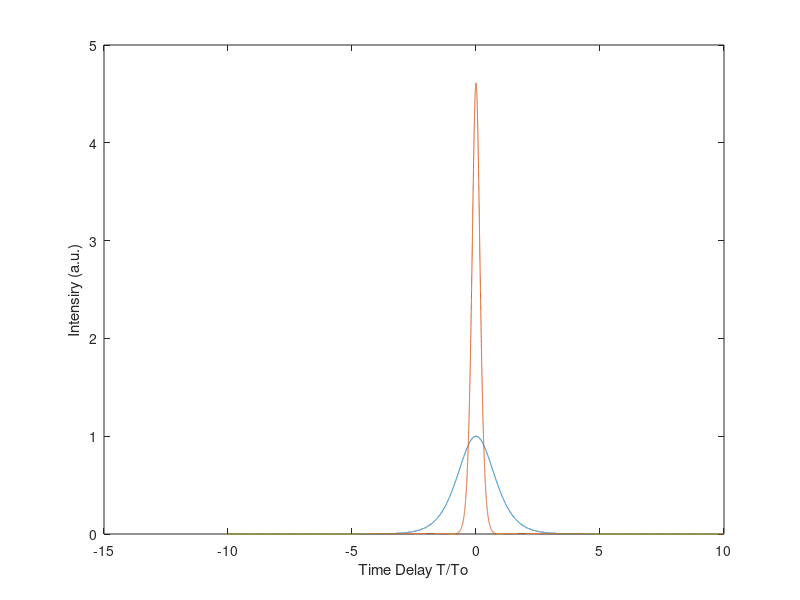
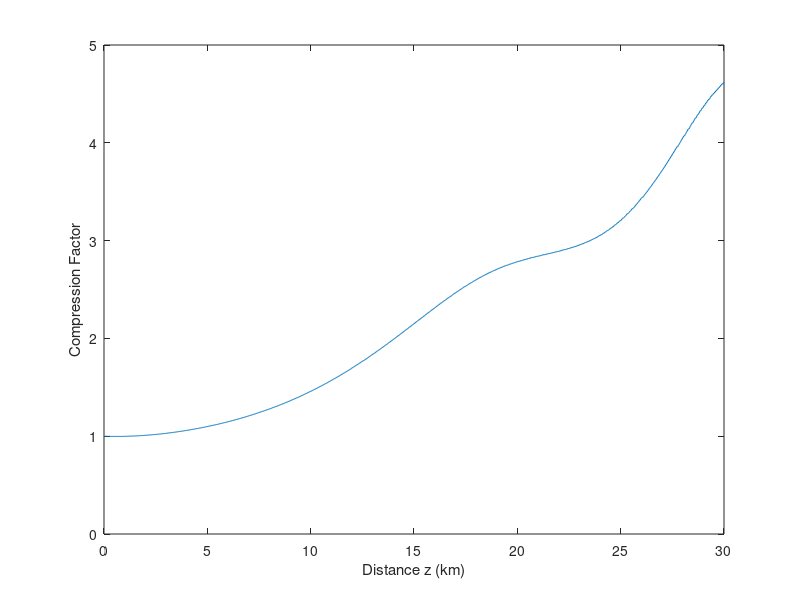
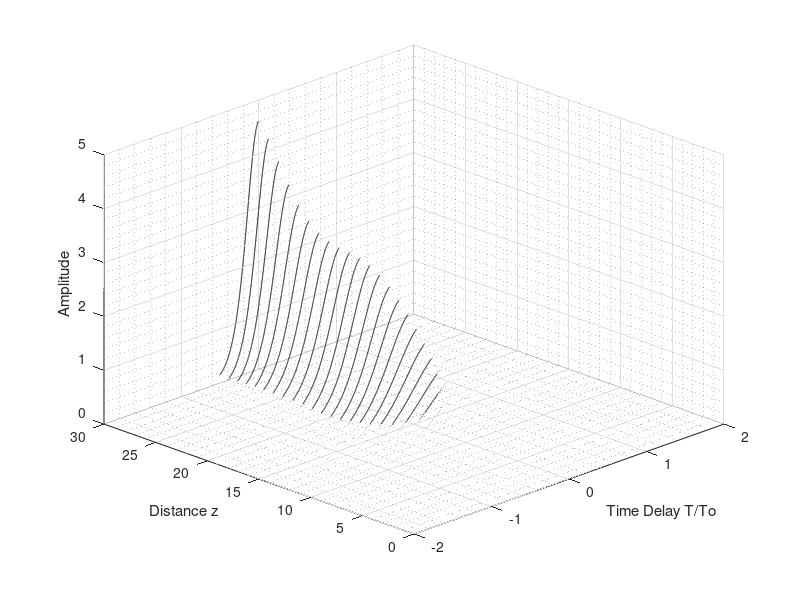

The MATLAB script that drew these images, in order:
%First order soliton with exponential DDF
%%
clc; clear all;

b2 = -33;%-20; %GVD
b2_initial = b2;

sigma = 0.05; %Decay rate for the exponential function
% sigma = C*b2_initial;
% C = sigma/b2;
C= 0;

%Time, and frequency vectors
To= 10; %Pulse width
T = 20*To;
nSamples = 2^15;
Fs = (nSamples-1)/T;

dt = 1/Fs;
t = (-nSamples/2:nSamples/2-1)*dt;

df = 2*pi/T;
f = (-nSamples/2:nSamples/2-1)*df;
f = fftshift(f);

%Additional setup
N_order = 1;
Po = N_order^2;
Ld = To^2/abs(b2);
Lnl = Ld;
gama = 1/(Po*Lnl);
L = 30;%10*Ld;

%distance vectors
dz = min(Ld,Lnl)/100;
z_vector = 0:dz:L;

%%
%Initial Wave setup
simul_wave = zeros(length(z_vector), length(t));
spec_wave = zeros(length(z_vector), length(t));
A = N_order*sech(t/To).*exp(1i*C*t.^2/(2*To^2));
Ao = abs(A).^2;
%%
fwhm1=find(abs(Ao)>abs(max(Ao)/2));
fwhm1=length(fwhm1);
fwhm_vec = zeros(1, length(z_vector));
%%
%Split Step Fourier Method
b2 = b2_initial;

b2_vec = b2_initial;
for i = 1:length(z_vector)
    D = exp(1i*(dz/2)*b2*f.^2).*fft(A);
    D = ifft(D);
    N = exp(1i*gama*abs(A).^2*dz);
    A = D.*N;
    spec_wave(i,:) = ifftshift(abs(fft(A)));
    simul_wave(i,:) = abs(A).^2;
    

%     plot(t/To, simul_wave(i,:));
%     ylim([0 4])
%     pause(.00000001);
   
    
    b2_vec(i) = b2;
    b2 = b2_initial*exp(-sigma*z_vector(i));
    
    fwhm=find(abs(simul_wave(i,:))>abs(max(simul_wave(i,:))/2));
    fwhm=length(fwhm);
    fwhm_vec(i) = fwhm;
    c_factor(i) = fwhm1/fwhm;
end

%%
%This is the 3D plot
% figure;
% mesh(t/To,z_vector, simul_wave);
% xlabel('Time Delay T/To');
% ylabel('Distance z');
% zlabel('Amplitude');
% title('First order soliton with initial chirp');
% view(0, 90);
%%
%2D Plot
figure;
plot(t/To,simul_wave(1,:));
hold on;
plot(t/To, simul_wave(end,:));
% legend('z = 0', 'z = L');
% title({'Soliton pulse', 'in the anomalous dispersion regime'})
xlabel('Time Delay T/To')
ylabel('Intensiry (a.u.)')

%%
% f = ifftshift(f);
%%
% figure;
% plot(f,spec_wave(1,:));
% hold on;
% plot(f,spec_wave(20,:));
% hold on;
% plot(f,spec_wave(end,:));
% legend('z = 0', 'z = L/2', 'z = L');
% title('Frequency spectrum')
% xlabel('f')
% ylabel('Amplitude')
% xlim([-5 5])

% %%
% figure
% plot(b2_vec)
%%
% au_wave = simul_wave(1,:);%/min(simul_wave(end,:));
% au_wave = normalize(au_wave,'DataVariables',simul_wave(end,:));
%plot(log(au_wave)/log(2))

%%
for i = 1:length(z_vector)
    eT(i) = trapz(t/To,simul_wave(i,:));
    simAmp(i) = max(simul_wave(i,:));
    eSech(i) = 2*simAmp(i)*((fwhm_vec(i)*dt/To)/1.763); %1.763 is a constant from Cao Wai 2005 paper
    PE(i) = abs(eT(i)-eSech(i))/eT(i) *100;
end
%%
figure;
plot(z_vector,c_factor)
% title('Compression Factor')
xlabel('Distance z (km)');
ylabel('Compression Factor')
% hold on
% plot(z_vector,PE)
%%
fake_z_vector = 1:L;
for i = 1:L
    tar = find(z_vector < fake_z_vector(i)+dz/2 & z_vector > fake_z_vector(i)-dz/2);
    fake_sim_wave(i,:) = simul_wave(tar,:);    
end
%%
figure
surface(t/To, fake_z_vector, fake_sim_wave, 'FaceAlpha', [0], 'MeshStyle', 'row');
xlim([-2 2])
grid on
grid minor
view([-45 30])
xlabel('Time Delay T/To');
ylabel('Distance z');
zlabel('Amplitude');